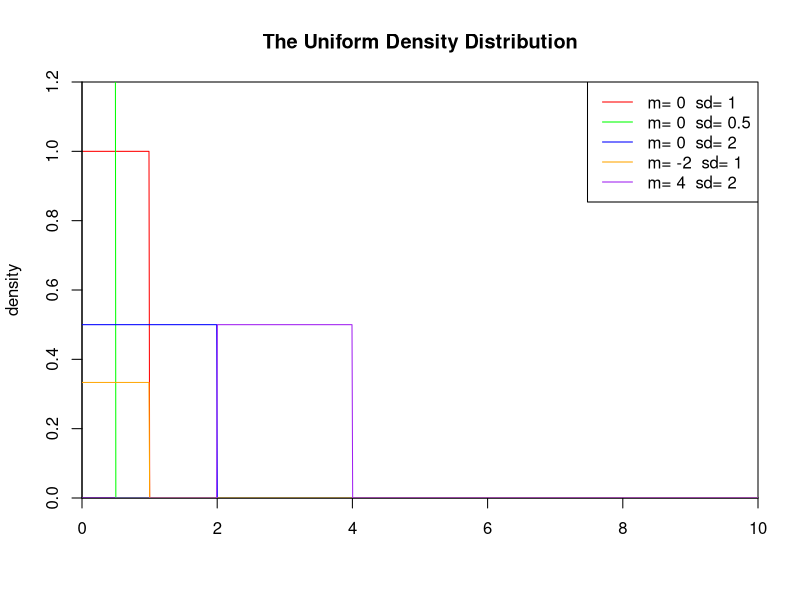
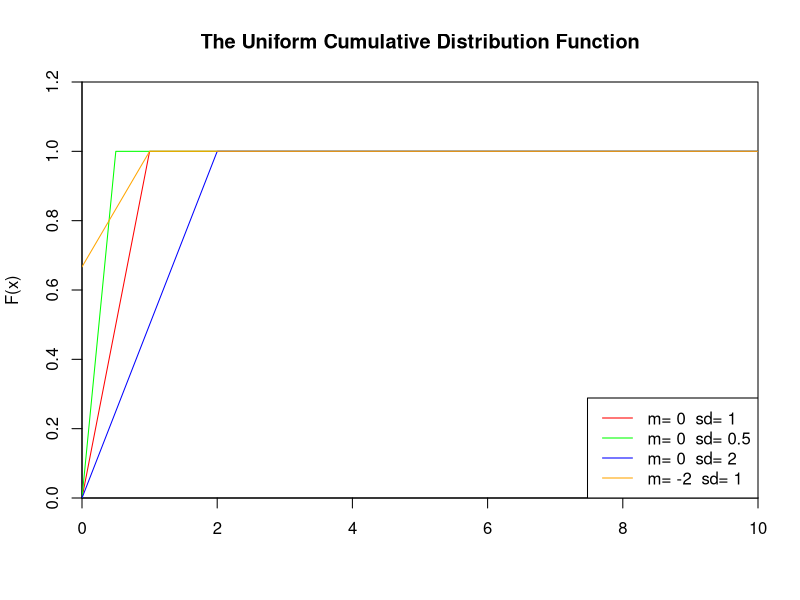
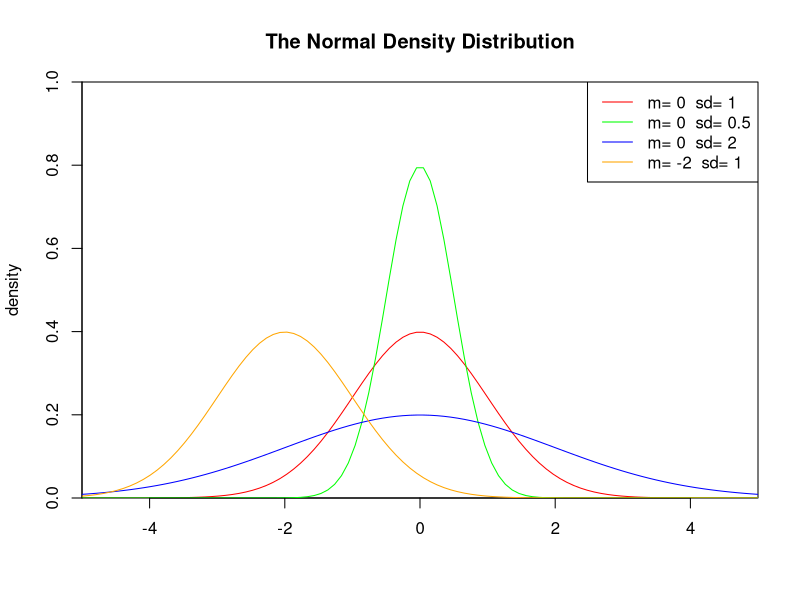
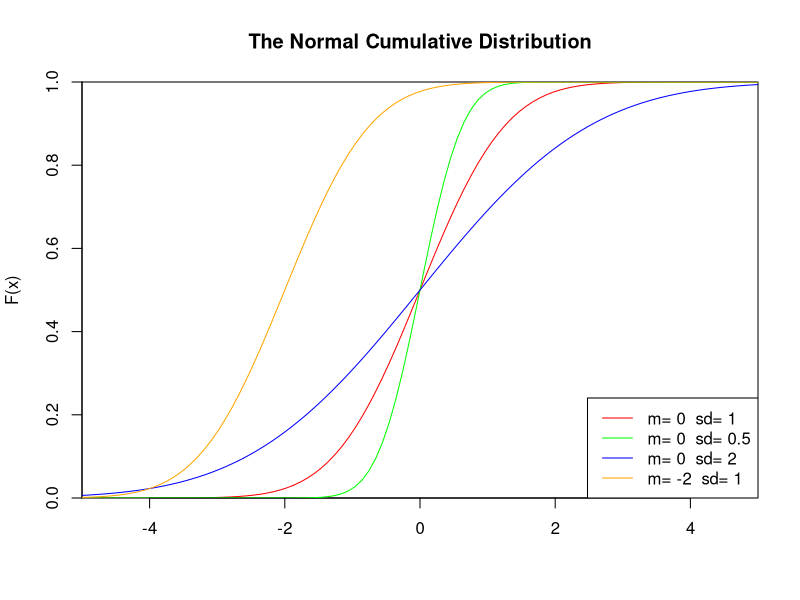
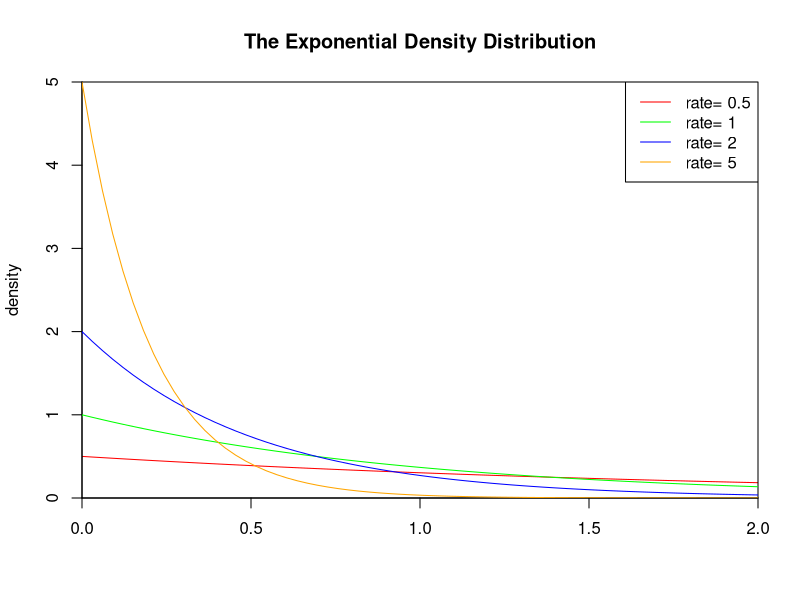
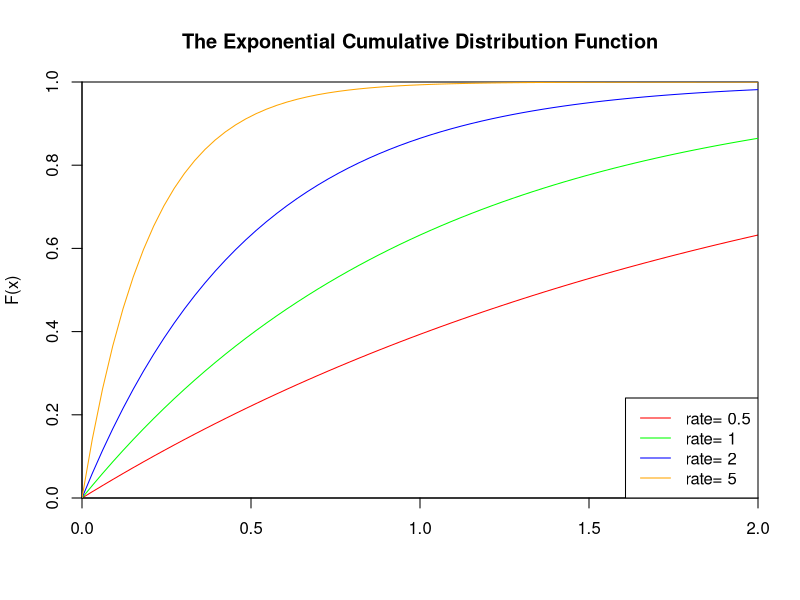
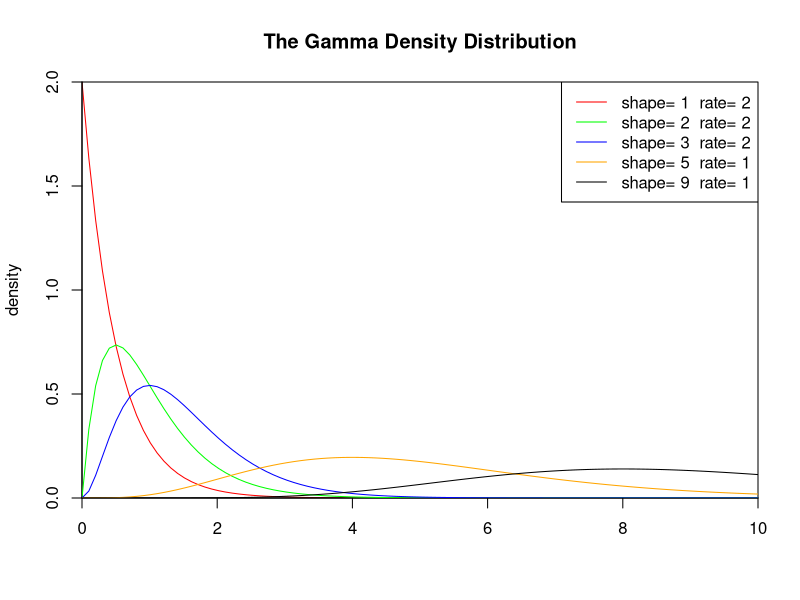
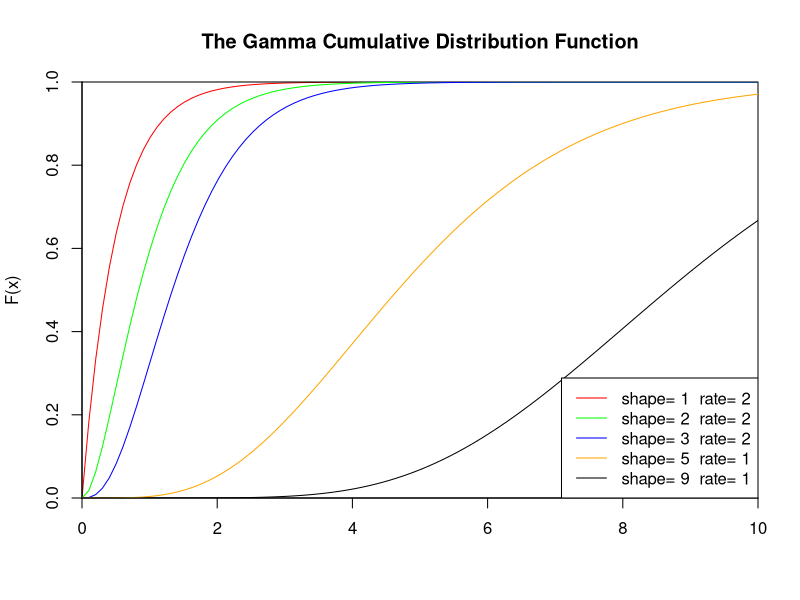

These charts were generated, in order, by the following R code:
set.seed(1)
x<-seq(0,10,length.out=1000)
y<-dunif(x,0,1)
plot(x,y,col="red",xlim=c(0,10),ylim=c(0,1.2),type='l',xaxs="i", yaxs="i",ylab='density',xlab='',main="The Uniform Density Distribution")
lines(x,dunif(x,0,0.5),col="green")
lines(x,dunif(x,0,2),col="blue")
lines(x,dunif(x,-2,1),col="orange")
lines(x,dunif(x,2,4),col="purple")
legend("topright",legend=paste("m=",c(0,0,0,-2,4)," sd=", c(1,0.5,2,1,2)), lwd=1, col=c("red", "green","blue","orange","purple"))

set.seed(1)
x<-seq(0,10,length.out=1000)
y<-punif(x,0,1)
plot(x,y,col="red",xlim=c(0,10),ylim=c(0,1.2),type='l',xaxs="i", yaxs="i",ylab='F(x)',xlab='',main="The Uniform Cumulative Distribution Function")
lines(x,punif(x,0,0.5),col="green")
lines(x,punif(x,0,2),col="blue")
lines(x,punif(x,-2,1),col="orange")
legend("bottomright",legend=paste("m=",c(0,0,0,-2)," sd=", c(1,0.5,2,1)), lwd=1, col=c("red", "green","blue","orange","purple"))

set.seed(1)
S<-runif(1000)
ks.test(S, "punif")    


set.seed(1)
x <- seq(-5,5,length.out=100)
y <- dnorm(x,0,1)
plot(x,y,col="red",xlim=c(-5,5),ylim=c(0,1),type='l',xaxs="i", yaxs="i",ylab='density',xlab='',main="The Normal Density Distribution")
lines(x,dnorm(x,0,0.5),col="green")
lines(x,dnorm(x,0,2),col="blue")
lines(x,dnorm(x,-2,1),col="orange")
legend("topright",legend=paste("m=",c(0,0,0,-2)," sd=", c(1,0.5,2,1)), lwd=1, col=c("red", "green","blue","orange"))

set.seed(1)
x <- seq(-5,5,length.out=100)
y <- pnorm(x,0,1)
plot(x,y,col="red",xlim=c(-5,5),ylim=c(0,1),type='l',xaxs="i", yaxs="i",ylab='F(x)',xlab='',main="The Normal Cumulative Distribution")
lines(x,pnorm(x,0,0.5),col="green")
lines(x,pnorm(x,0,2),col="blue")
lines(x,pnorm(x,-2,1),col="orange")
legend("bottomright",legend=paste("m=",c(0,0,0,-2)," sd=", c(1,0.5,2,1)), lwd=1,col=c("red", "green","blue","orange"))

set.seed(1)
S<-rnorm(1000)
shapiro.test(S)

set.seed(1)
S<-rnorm(1000)
ks.test(S, "pnorm") 


set.seed(1)
x<-seq(-1,2,length.out=100)
y<-dexp(x,0.5)
plot(x,y,col="red",xlim=c(0,2),ylim=c(0,5),type='l',xaxs="i", yaxs="i",ylab='density',xlab='',main="The Exponential Density Distribution")
lines(x,dexp(x,1),col="green")
lines(x,dexp(x,2),col="blue")
lines(x,dexp(x,5),col="orange")
legend("topright",legend=paste("rate=",c(.5, 1, 2,5)), lwd=1,col=c("red", "green","blue","orange"))

set.seed(1)
x<-seq(-1,2,length.out=100)
y<-pexp(x,0.5)
plot(x,y,col="red",xlim=c(0,2),ylim=c(0,1),type='l',xaxs="i", yaxs="i",ylab='F(x)',xlab='',main="The Exponential Cumulative Distribution Function")
lines(x,pexp(x,1),col="green")
lines(x,pexp(x,2),col="blue")
lines(x,pexp(x,5),col="orange")
legend("bottomright",legend=paste("rate=",c(.5, 1, 2,5)), lwd=1, col=c("red", "green","blue","orange"))

set.seed(1)
S<-rexp(1000)
ks.test(S, "pexp")      


set.seed(1)
x<-seq(0,10,length.out=100)
y<-dgamma(x,1,2)
plot(x,y,col="red",xlim=c(0,10),ylim=c(0,2),type='l',xaxs="i", yaxs="i",ylab='density',xlab='',main="The Gamma Density Distribution")
lines(x,dgamma(x,2,2),col="green")
lines(x,dgamma(x,3,2),col="blue")
lines(x,dgamma(x,5,1),col="orange")
lines(x,dgamma(x,9,1),col="black")
legend("topright",legend=paste("shape=",c(1,2,3,5,9)," rate=", c(2,2,2,1,1)), lwd=1, col=c("red", "green","blue","orange","black"))

set.seed(1)
x<-seq(0,10,length.out=100)
y<-pgamma(x,1,2)
plot(x,y,col="red",xlim=c(0,10),ylim=c(0,1),type='l',xaxs="i", yaxs="i",ylab='F(x)',xlab='',main="The Gamma Cumulative Distribution Function")
lines(x,pgamma(x,2,2),col="green")
lines(x,pgamma(x,3,2),col="blue")
lines(x,pgamma(x,5,1),col="orange")
lines(x,pgamma(x,9,1),col="black")
legend("bottomright",legend=paste("shape=",c(1,2,3,5,9)," rate=", c(2,2,2,1,1)), lwd=1, col=c("red", "green","blue","orange","black"))

set.seed(1)
S<-rgamma(1000,1)
ks.test(S, "pgamma", 1)  
ks.test(S, "pgamma", 2)          


set.seed(1)
x<- seq(0, 2.5, length.out=1000)
y<- dweibull(x, 0.5)
plot(x, y, type="l", col="blue",xlim=c(0, 2.5),ylim=c(0, 6),xaxs="i", yaxs="i",ylab='density',xlab='',main="The Weibull Density Distribution")
lines(x, dweibull(x, 1), type="l", col="red")
lines(x, dweibull(x, 1.5), type="l", col="magenta")
lines(x, dweibull(x, 5), type="l", col="green")
lines(x, dweibull(x, 15), type="l", col="purple")
legend("topright", legend=paste("shape =", c(.5, 1, 1.5, 5, 15)), lwd=1,col=c("blue", "red", "magenta", "green","purple"))

set.seed(1)
x<- seq(0, 2.5, length.out=1000)
y<- pweibull(x, 0.5)
plot(x, y, type="l", col="blue",xlim=c(0, 2.5),ylim=c(0, 1.2),xaxs="i", yaxs="i",ylab='F(x)',xlab='',main="The Weibull Cumulative Distribution Function")
lines(x, pweibull(x, 1), type="l", col="red")
lines(x, pweibull(x, 1.5), type="l", col="magenta")
lines(x, pweibull(x, 5), type="l", col="green")
lines(x, pweibull(x, 15), type="l", col="purple")
legend("bottomright", legend=paste("shape =", c(.5, 1, 1.5, 5, 15)), lwd=1, col=c("blue", "red", "magenta", "green","purple"))

set.seed(1)
S<-rweibull(1000,1)
ks.test(S, "pweibull",1) 


set.seed(1)
x<-seq(0,10,length.out=1000)
y<-dchisq(x,1)
plot(x,y,col="red",xlim=c(0,5),ylim=c(0,2),type='l',xaxs="i", yaxs="i",ylab='density',xlab='',main="The Chisq Density Distribution")
lines(x,dchisq(x,2),col="green")
lines(x,dchisq(x,3),col="blue")
lines(x,dchisq(x,10),col="orange")
legend("topright",legend=paste("df=",c(1,2,3,10)), lwd=1, col=c("red", "green","blue","orange"))

set.seed(1)
x<-seq(0,10,length.out=1000)
y<-pchisq(x,1)
plot(x,y,col="red",xlim=c(0,10),ylim=c(0,1),type='l',xaxs="i", yaxs="i",ylab='F(x)',xlab='',main="The Chisq Cumulative Distribution Function")
lines(x,pchisq(x,2),col="green")
lines(x,pchisq(x,3),col="blue")
lines(x,pchisq(x,10),col="orange")
legend("topleft",legend=paste("df=",c(1,2,3,10)), lwd=1, col=c("red", "green","blue","orange"))

set.seed(1)
S<-rchisq(1000,1)
ks.test(S, "pchisq",1) 



set.seed(1)
x<-seq(0,5,length.out=1000)
y<-df(x,1,1,0)
plot(x,y,col="red",xlim=c(0,5),ylim=c(0,1),type='l',xaxs="i", yaxs="i",ylab='density',xlab='',main="The F Density Distribution")
lines(x,df(x,1,1,2),col="green")
lines(x,df(x,2,2,2),col="blue")
lines(x,df(x,2,4,4),col="orange")
legend("topright",legend=paste("df1=",c(1,1,2,2),"df2=",c(1,1,2,4)," ncp=", c(0,2,2,4)), lwd=1, col=c("red", "green","blue","orange"))

set.seed(1)
x<-seq(0,5,length.out=1000)
y<-df(x,1,1,0)
plot(x,y,col="red",xlim=c(0,5),ylim=c(0,1),type='l',xaxs="i", yaxs="i",ylab='F(x)',xlab='',main="The F Cumulative Distribution Function")
lines(x,pf(x,1,1,2),col="green")
lines(x,pf(x,2,2,2),col="blue")
lines(x,pf(x,2,4,4),col="orange")
legend("topright",legend=paste("df1=",c(1,1,2,2),"df2=",c(1,1,2,4)," ncp=", c(0,2,2,4)), lwd=1, col=c("red", "green","blue","orange"))

set.seed(1)
S<-rf(1000,1,1,2)
ks.test(S, "pf", 1,1,2)   



set.seed(1)
x<-seq(-5,5,length.out=1000)
y<-dt(x,1,0)
plot(x,y,col="red",xlim=c(-5,5),ylim=c(0,0.5),type='l',xaxs="i", yaxs="i",ylab='density',xlab='',main="The T Density Distribution")
lines(x,dt(x,5,0),col="green")
lines(x,dt(x,5,2),col="blue")
lines(x,dt(x,50,4),col="orange")
legend("topleft",legend=paste("df=",c(1,5,5,50)," ncp=", c(0,0,2,4)), lwd=1, col=c("red", "green","blue","orange"))

set.seed(1)
x<-seq(-5,5,length.out=1000)
y<-pt(x,1,0)
plot(x,y,col="red",xlim=c(-5,5),ylim=c(0,0.5),type='l',xaxs="i", yaxs="i",ylab='F(x)',xlab='',main="The T Cumulative Distribution Function")
lines(x,pt(x,5,0),col="green")
lines(x,pt(x,5,2),col="blue")
lines(x,pt(x,50,4),col="orange")
legend("topleft",legend=paste("df=",c(1,5,5,50)," ncp=", c(0,0,2,4)), lwd=1, col=c("red", "green","blue","orange"))

set.seed(1)
S<-rt(1000, 1,2)
ks.test(S, "pt", 1, 2)   



set.seed(1)
x<-seq(-5,5,length.out=10000)
y<-dbeta(x,0.5,0.5)
plot(x,y,col="red",xlim=c(0,1),ylim=c(0,6),type='l',xaxs="i", yaxs="i",ylab='density',xlab='',main="The Beta Density Distribution")
lines(x,dbeta(x,5,1),col="green")
lines(x,dbeta(x,1,3),col="blue")
lines(x,dbeta(x,2,2),col="orange")
lines(x,dbeta(x,2,5),col="black")
legend("top",legend=paste("a=",c(.5,5,1,2,2)," b=", c(.5,1,3,2,5)), lwd=1,col=c("red", "green","blue","orange","black"))

set.seed(1)
x<-seq(-5,5,length.out=10000)
y<-pbeta(x,0.5,0.5)
plot(x,y,col="red",xlim=c(0,1),ylim=c(0,1),type='l',xaxs="i", yaxs="i",ylab='F(x)',xlab='',main="The Beta Cumulative Distribution Function")
lines(x,pbeta(x,5,1),col="green")
lines(x,pbeta(x,1,3),col="blue")
lines(x,pbeta(x,2,2),col="orange")
lines(x,pbeta(x,2,5),col="black")
legend("topleft",legend=paste("a=",c(.5,5,1,2,2)," b=", c(.5,1,3,2,5)), lwd=1,col=c("red", "green","blue","orange","black"))

set.seed(1)
S<-rbeta(1000,1,2)
ks.test(S, "pbeta",1,2)  



